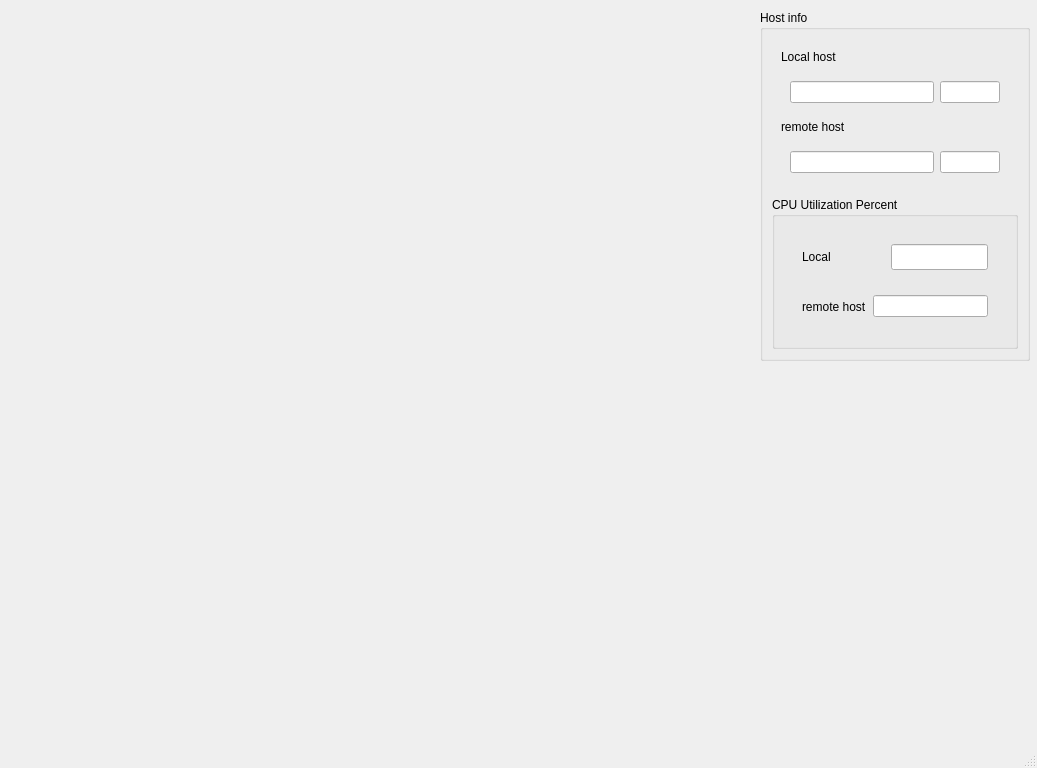
<?xml version="1.0" encoding="UTF-8"?>
<ui version="4.0">
 <class>MainWindow</class>
 <widget class="QMainWindow" name="MainWindow">
  <property name="geometry">
   <rect>
    <x>0</x>
    <y>0</y>
    <width>1037</width>
    <height>768</height>
   </rect>
  </property>
  <property name="windowTitle">
   <string>MainWindow</string>
  </property>
  <widget class="QWidget" name="centralwidget">
   <widget class="QGroupBox" name="groupBox">
    <property name="geometry">
     <rect>
      <x>760</x>
      <y>10</y>
      <width>270</width>
      <height>351</height>
     </rect>
    </property>
    <property name="title">
     <string>Host info</string>
    </property>
    <layout class="QVBoxLayout" name="verticalLayout_5">
     <item>
      <widget class="QWidget" name="widget_Client_info" native="true">
       <layout class="QVBoxLayout" name="verticalLayout_2">
        <item>
         <layout class="QVBoxLayout" name="verticalLayout">
          <item>
           <widget class="QLabel" name="label">
            <property name="text">
             <string>Local host</string>
            </property>
           </widget>
          </item>
          <item>
           <widget class="QWidget" name="widget" native="true">
            <layout class="QHBoxLayout" name="horizontalLayout">
             <item>
              <widget class="QLineEdit" name="lineEdit"/>
             </item>
             <item>
              <widget class="QLineEdit" name="lineEdit_3">
               <property name="sizePolicy">
                <sizepolicy hsizetype="Preferred" vsizetype="Fixed">
                 <horstretch>0</horstretch>
                 <verstretch>0</verstretch>
                </sizepolicy>
               </property>
               <property name="maximumSize">
                <size>
                 <width>60</width>
                 <height>16777215</height>
                </size>
               </property>
              </widget>
             </item>
            </layout>
           </widget>
          </item>
          <item>
           <widget class="QLabel" name="label_2">
            <property name="text">
             <string>remote host</string>
            </property>
           </widget>
          </item>
          <item>
           <widget class="QWidget" name="widget_2" native="true">
            <layout class="QHBoxLayout" name="horizontalLayout_2">
             <item>
              <widget class="QLineEdit" name="lineEdit_2"/>
             </item>
             <item>
              <widget class="QLineEdit" name="lineEdit_4">
               <property name="sizePolicy">
                <sizepolicy hsizetype="Preferred" vsizetype="Fixed">
                 <horstretch>0</horstretch>
                 <verstretch>0</verstretch>
                </sizepolicy>
               </property>
               <property name="maximumSize">
                <size>
                 <width>60</width>
                 <height>16777215</height>
                </size>
               </property>
              </widget>
             </item>
            </layout>
           </widget>
          </item>
         </layout>
        </item>
       </layout>
      </widget>
     </item>
     <item>
      <widget class="QGroupBox" name="groupBox_2">
       <property name="title">
        <string>CPU Utilization Percent</string>
       </property>
       <layout class="QHBoxLayout" name="horizontalLayout_5">
        <item>
         <widget class="QWidget" name="widget_CPU" native="true">
          <layout class="QVBoxLayout" name="verticalLayout_3">
           <item>
            <layout class="QVBoxLayout" name="verticalLayout_4">
             <item>
              <widget class="QWidget" name="widget_3" native="true">
               <layout class="QHBoxLayout" name="horizontalLayout_3">
                <item>
                 <widget class="QLabel" name="label_3">
                  <property name="text">
                   <string>Local </string>
                  </property>
                 </widget>
                </item>
                <item>
                 <spacer name="horizontalSpacer">
                  <property name="orientation">
                   <enum>Qt::Horizontal</enum>
                  </property>
                  <property name="sizeHint" stdset="0">
                   <size>
                    <width>62</width>
                    <height>20</height>
                   </size>
                  </property>
                 </spacer>
                </item>
                <item>
                 <widget class="QLineEdit" name="lineEdit_5">
                  <property name="sizePolicy">
                   <sizepolicy hsizetype="Preferred" vsizetype="Fixed">
                    <horstretch>0</horstretch>
                    <verstretch>0</verstretch>
                   </sizepolicy>
                  </property>
                  <property name="maximumSize">
                   <size>
                    <width>120</width>
                    <height>55555</height>
                   </size>
                  </property>
                 </widget>
                </item>
               </layout>
              </widget>
             </item>
             <item>
              <widget class="QWidget" name="widget_4" native="true">
               <layout class="QHBoxLayout" name="horizontalLayout_4">
                <item>
                 <widget class="QLabel" name="label_4">
                  <property name="text">
                   <string>remote host</string>
                  </property>
                 </widget>
                </item>
                <item>
                 <widget class="QLineEdit" name="lineEdit_7"/>
                </item>
               </layout>
              </widget>
             </item>
            </layout>
           </item>
          </layout>
         </widget>
        </item>
       </layout>
      </widget>
     </item>
    </layout>
   </widget>
   <widget class="QWidget" name="widget_graph" native="true">
    <property name="geometry">
     <rect>
      <x>0</x>
      <y>0</y>
      <width>761</width>
      <height>741</height>
     </rect>
    </property>
   </widget>
  </widget>
  <widget class="QMenuBar" name="menubar">
   <property name="geometry">
    <rect>
     <x>0</x>
     <y>0</y>
     <width>1037</width>
     <height>22</height>
    </rect>
   </property>
  </widget>
  <widget class="QStatusBar" name="statusbar"/>
 </widget>
 <resources/>
 <connections/>
</ui>
